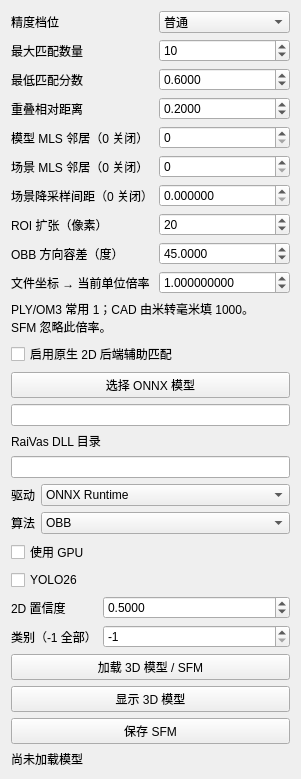
              <widget class="QWidget" name="matchPage">
               <attribute name="title">
                <string>匹配</string>
               </attribute>
               <layout class="QVBoxLayout" name="matchLayout">
                <item>
                 <layout class="QFormLayout" name="matchForm">
                  <item row="0" column="0">
                   <widget class="QLabel" name="accuracyComboLabel">
                    <property name="text">
                     <string>精度档位</string>
                    </property>
                   </widget>
                  </item>
                  <item row="0" column="1">
                   <widget class="QComboBox" name="accuracyCombo">
                    <property name="currentIndex">
                     <number>1</number>
                    </property>
                    <item>
                     <property name="text">
                      <string>低</string>
                     </property>
                    </item>
                    <item>
                     <property name="text">
                      <string>普通</string>
                     </property>
                    </item>
                    <item>
                     <property name="text">
                      <string>高</string>
                     </property>
                    </item>
                    <item>
                     <property name="text">
                      <string>很高</string>
                     </property>
                    </item>
                   </widget>
                  </item>
                  <item row="1" column="0">
                   <widget class="QLabel" name="countSpinLabel">
                    <property name="text">
                     <string>最大匹配数量</string>
                    </property>
                   </widget>
                  </item>
                  <item row="1" column="1">
                   <widget class="QDoubleSpinBox" name="countSpin">
                    <property name="decimals">
                     <number>0</number>
                    </property>
                    <property name="minimum">
                     <double>1.000000000000000</double>
                    </property>
                    <property name="maximum">
                     <double>1000.000000000000000</double>
                    </property>
                    <property name="value">
                     <double>10.000000000000000</double>
                    </property>
                   </widget>
                  </item>
                  <item row="2" column="0">
                   <widget class="QLabel" name="scoreSpinLabel">
                    <property name="text">
                     <string>最低匹配分数</string>
                    </property>
                   </widget>
                  </item>
                  <item row="2" column="1">
                   <widget class="QDoubleSpinBox" name="scoreSpin">
                    <property name="decimals">
                     <number>4</number>
                    </property>
                    <property name="minimum">
                     <double>0.000000000000000</double>
                    </property>
                    <property name="maximum">
                     <double>1.000000000000000</double>
                    </property>
                    <property name="value">
                     <double>0.600000000000000</double>
                    </property>
                   </widget>
                  </item>
                  <item row="3" column="0">
                   <widget class="QLabel" name="overlapSpinLabel">
                    <property name="text">
                     <string>重叠相对距离</string>
                    </property>
                   </widget>
                  </item>
                  <item row="3" column="1">
                   <widget class="QDoubleSpinBox" name="overlapSpin">
                    <property name="decimals">
                     <number>4</number>
                    </property>
                    <property name="minimum">
                     <double>0.000000000000000</double>
                    </property>
                    <property name="maximum">
                     <double>10.000000000000000</double>
                    </property>
                    <property name="value">
                     <double>0.200000000000000</double>
                    </property>
                   </widget>
                  </item>
                  <item row="4" column="0">
                   <widget class="QLabel" name="modelSmoothSpinLabel">
                    <property name="text">
                     <string>模型 MLS 邻居（0 关闭）</string>
                    </property>
                   </widget>
                  </item>
                  <item row="4" column="1">
                   <widget class="QDoubleSpinBox" name="modelSmoothSpin">
                    <property name="decimals">
                     <number>0</number>
                    </property>
                    <property name="minimum">
                     <double>0.000000000000000</double>
                    </property>
                    <property name="maximum">
                     <double>1000.000000000000000</double>
                    </property>
                    <property name="value">
                     <double>0.000000000000000</double>
                    </property>
                   </widget>
                  </item>
                  <item row="5" column="0">
                   <widget class="QLabel" name="sceneSmoothSpinLabel">
                    <property name="text">
                     <string>场景 MLS 邻居（0 关闭）</string>
                    </property>
                   </widget>
                  </item>
                  <item row="5" column="1">
                   <widget class="QDoubleSpinBox" name="sceneSmoothSpin">
                    <property name="decimals">
                     <number>0</number>
                    </property>
                    <property name="minimum">
                     <double>0.000000000000000</double>
                    </property>
                    <property name="maximum">
                     <double>1000.000000000000000</double>
                    </property>
                    <property name="value">
                     <double>0.000000000000000</double>
                    </property>
                   </widget>
                  </item>
                  <item row="6" column="0">
                   <widget class="QLabel" name="downsampleSpinLabel">
                    <property name="text">
                     <string>场景降采样间距（0 关闭）</string>
                    </property>
                   </widget>
                  </item>
                  <item row="6" column="1">
                   <widget class="QDoubleSpinBox" name="downsampleSpin">
                    <property name="decimals">
                     <number>6</number>
                    </property>
                    <property name="minimum">
                     <double>0.000000000000000</double>
                    </property>
                    <property name="maximum">
                     <double>1000000.000000000000000</double>
                    </property>
                    <property name="value">
                     <double>0.000000000000000</double>
                    </property>
                   </widget>
                  </item>
                  <item row="7" column="0">
                   <widget class="QLabel" name="expandSpinLabel">
                    <property name="text">
                     <string>ROI 扩张（像素）</string>
                    </property>
                   </widget>
                  </item>
                  <item row="7" column="1">
                   <widget class="QDoubleSpinBox" name="expandSpin">
                    <property name="decimals">
                     <number>0</number>
                    </property>
                    <property name="minimum">
                     <double>0.000000000000000</double>
                    </property>
                    <property name="maximum">
                     <double>1000.000000000000000</double>
                    </property>
                    <property name="value">
                     <double>20.000000000000000</double>
                    </property>
                   </widget>
                  </item>
                  <item row="8" column="0">
                   <widget class="QLabel" name="angleSpinLabel">
                    <property name="text">
                     <string>OBB 方向容差（度）</string>
                    </property>
                   </widget>
                  </item>
                  <item row="8" column="1">
                   <widget class="QDoubleSpinBox" name="angleSpin">
                    <property name="decimals">
                     <number>4</number>
                    </property>
                    <property name="minimum">
                     <double>0.000000000000000</double>
                    </property>
                    <property name="maximum">
                     <double>180.000000000000000</double>
                    </property>
                    <property name="value">
                     <double>45.000000000000000</double>
                    </property>
                   </widget>
                  </item>
                  <item row="9" column="0">
                   <widget class="QLabel" name="fileScaleSpinLabel">
                    <property name="text">
                     <string>文件坐标 → 当前单位倍率</string>
                    </property>
                   </widget>
                  </item>
                  <item row="9" column="1">
                   <widget class="QDoubleSpinBox" name="fileScaleSpin">
                    <property name="decimals">
                     <number>9</number>
                    </property>
                    <property name="minimum">
                     <double>0.000000001000000</double>
                    </property>
                    <property name="maximum">
                     <double>1000000000.000000000000000</double>
                    </property>
                    <property name="value">
                     <double>1.000000000000000</double>
                    </property>
                   </widget>
                  </item>
                 </layout>
                </item>
                <item>
                 <widget class="QLabel" name="fileScaleNote">
                  <property name="text">
                   <string>PLY/OM3 常用 1；CAD 由米转毫米填 1000。
SFM 忽略此倍率。</string>
                  </property>
                  <property name="wordWrap">
                   <bool>true</bool>
                  </property>
                 </widget>
                </item>
                <item>
                 <widget class="QCheckBox" name="use2DCheck">
                  <property name="text">
                   <string>启用原生 2D 后端辅助匹配</string>
                  </property>
                  <property name="checked">
                   <bool>false</bool>
                  </property>
                 </widget>
                </item>
                <item>
                 <widget class="QPushButton" name="browseModelButton">
                  <property name="text">
                   <string>选择 ONNX 模型</string>
                  </property>
                 </widget>
                </item>
                <item>
                 <widget class="QLineEdit" name="model2DEdit"/>
                </item>
                <item>
                 <widget class="QLabel" name="runtimeDirectoryLabel">
                  <property name="text">
                   <string>RaiVas DLL 目录</string>
                  </property>
                 </widget>
                </item>
                <item>
                 <widget class="QLineEdit" name="runtimeEdit"/>
                </item>
                <item>
                 <layout class="QFormLayout" name="detectorForm">
                  <item row="0" column="0">
                   <widget class="QLabel" name="driverComboLabel">
                    <property name="text">
                     <string>驱动</string>
                    </property>
                   </widget>
                  </item>
                  <item row="0" column="1">
                   <widget class="QComboBox" name="driverCombo">
                    <property name="currentIndex">
                     <number>0</number>
                    </property>
                    <item>
                     <property name="text">
                      <string>ONNX Runtime</string>
                     </property>
                    </item>
                    <item>
                     <property name="text">
                      <string>OpenVINO</string>
                     </property>
                    </item>
                   </widget>
                  </item>
                  <item row="1" column="0">
                   <widget class="QLabel" name="kindComboLabel">
                    <property name="text">
                     <string>算法</string>
                    </property>
                   </widget>
                  </item>
                  <item row="1" column="1">
                   <widget class="QComboBox" name="kindCombo">
                    <property name="currentIndex">
                     <number>0</number>
                    </property>
                    <item>
                     <property name="text">
                      <string>OBB</string>
                     </property>
                    </item>
                    <item>
                     <property name="text">
                      <string>Seg</string>
                     </property>
                    </item>
                    <item>
                     <property name="text">
                      <string>Det</string>
                     </property>
                    </item>
                   </widget>
                  </item>
                 </layout>
                </item>
                <item>
                 <widget class="QCheckBox" name="gpuCheck">
                  <property name="text">
                   <string>使用 GPU</string>
                  </property>
                  <property name="checked">
                   <bool>false</bool>
                  </property>
                 </widget>
                </item>
                <item>
                 <widget class="QCheckBox" name="yolo26Check">
                  <property name="text">
                   <string>YOLO26</string>
                  </property>
                  <property name="checked">
                   <bool>false</bool>
                  </property>
                 </widget>
                </item>
                <item>
                 <layout class="QFormLayout" name="thresholdForm">
                  <item row="0" column="0">
                   <widget class="QLabel" name="threshold2DSpinLabel">
                    <property name="text">
                     <string>2D 置信度</string>
                    </property>
                   </widget>
                  </item>
                  <item row="0" column="1">
                   <widget class="QDoubleSpinBox" name="threshold2DSpin">
                    <property name="decimals">
                     <number>4</number>
                    </property>
                    <property name="minimum">
                     <double>0.000000000000000</double>
                    </property>
                    <property name="maximum">
                     <double>1.000000000000000</double>
                    </property>
                    <property name="value">
                     <double>0.500000000000000</double>
                    </property>
                   </widget>
                  </item>
                  <item row="1" column="0">
                   <widget class="QLabel" name="attitudeSpinLabel">
                    <property name="text">
                     <string>类别（-1 全部）</string>
                    </property>
                   </widget>
                  </item>
                  <item row="1" column="1">
                   <widget class="QSpinBox" name="attitudeSpin">
                    <property name="minimum">
                     <number>-1</number>
                    </property>
                    <property name="maximum">
                     <number>99999</number>
                    </property>
                    <property name="value">
                     <number>-1</number>
                    </property>
                   </widget>
                  </item>
                 </layout>
                </item>
                <item>
                 <widget class="QPushButton" name="loadModelButton">
                  <property name="text">
                   <string>加载 3D 模型 / SFM</string>
                  </property>
                 </widget>
                </item>
                <item>
                 <widget class="QPushButton" name="showModelButton">
                  <property name="toolTip">
                   <string>在三维视图中单独显示已加载的模板，坐标保持为模板坐标系。</string>
                  </property>
                  <property name="text">
                   <string>显示 3D 模型</string>
                  </property>
                 </widget>
                </item>
                <item>
                 <widget class="QPushButton" name="saveModelButton">
                  <property name="text">
                   <string>保存 SFM</string>
                  </property>
                 </widget>
                </item>
                <item>
                 <widget class="QLabel" name="modelStatusLabel">
                  <property name="text">
                   <string>尚未加载模型</string>
                  </property>
                  <property name="wordWrap">
                   <bool>true</bool>
                  </property>
                 </widget>
                </item>
               </layout>
              </widget>
